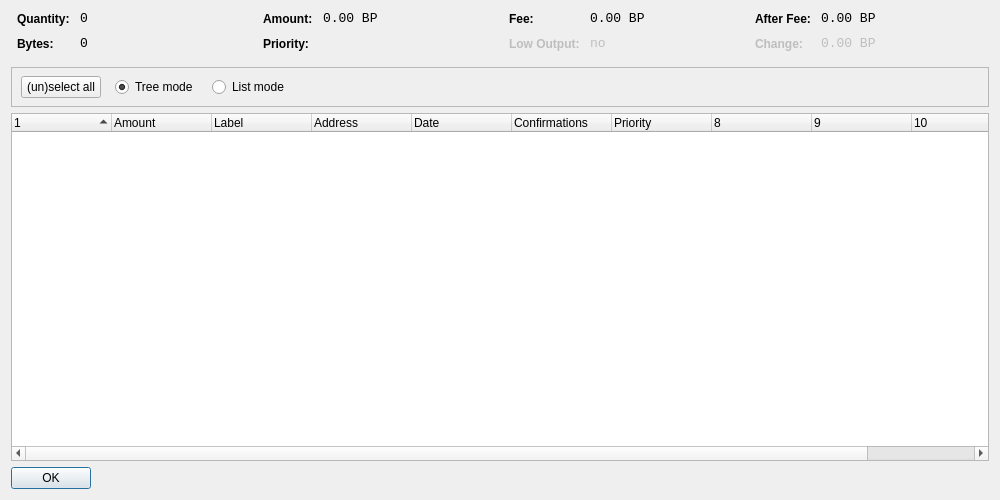
<?xml version="1.0" encoding="UTF-8"?>
<ui version="4.0">
 <class>CoinControlDialog</class>
 <widget class="QDialog" name="CoinControlDialog">
  <property name="geometry">
   <rect>
    <x>0</x>
    <y>0</y>
    <width>1000</width>
    <height>500</height>
   </rect>
  </property>
  <property name="windowTitle">
   <string>Coin Control</string>
  </property>
  <layout class="QVBoxLayout" name="verticalLayout">
   <item>
    <layout class="QHBoxLayout" name="horizontalLayoutTop" stretch="0,0,0,0">
     <property name="topMargin">
      <number>0</number>
     </property>
     <property name="bottomMargin">
      <number>10</number>
     </property>
     <item>
      <layout class="QFormLayout" name="formLayoutCoinControl1">
       <property name="horizontalSpacing">
        <number>10</number>
       </property>
       <property name="verticalSpacing">
        <number>10</number>
       </property>
       <property name="leftMargin">
        <number>6</number>
       </property>
       <property name="rightMargin">
        <number>6</number>
       </property>
       <item row="0" column="0">
        <widget class="QLabel" name="labelCoinControlQuantityText">
         <property name="styleSheet">
          <string notr="true">font-weight:bold;</string>
         </property>
         <property name="text">
          <string>Quantity:</string>
         </property>
        </widget>
       </item>
       <item row="0" column="1">
        <widget class="QLabel" name="labelCoinControlQuantity">
         <property name="font">
          <font>
           <family>Monospace</family>
           <pointsize>10</pointsize>
          </font>
         </property>
         <property name="cursor">
          <cursorShape>IBeamCursor</cursorShape>
         </property>
         <property name="contextMenuPolicy">
          <enum>Qt::ActionsContextMenu</enum>
         </property>
         <property name="text">
          <string notr="true">0</string>
         </property>
         <property name="textInteractionFlags">
          <set>Qt::LinksAccessibleByMouse|Qt::TextSelectableByKeyboard|Qt::TextSelectableByMouse</set>
         </property>
        </widget>
       </item>
       <item row="1" column="0">
        <widget class="QLabel" name="labelCoinControlBytesText">
         <property name="styleSheet">
          <string notr="true">font-weight:bold;</string>
         </property>
         <property name="text">
          <string>Bytes:</string>
         </property>
        </widget>
       </item>
       <item row="1" column="1">
        <widget class="QLabel" name="labelCoinControlBytes">
         <property name="font">
          <font>
           <family>Monospace</family>
           <pointsize>10</pointsize>
          </font>
         </property>
         <property name="cursor">
          <cursorShape>IBeamCursor</cursorShape>
         </property>
         <property name="contextMenuPolicy">
          <enum>Qt::ActionsContextMenu</enum>
         </property>
         <property name="text">
          <string notr="true">0</string>
         </property>
         <property name="textInteractionFlags">
          <set>Qt::LinksAccessibleByMouse|Qt::TextSelectableByKeyboard|Qt::TextSelectableByMouse</set>
         </property>
        </widget>
       </item>
      </layout>
     </item>
     <item>
      <layout class="QFormLayout" name="formLayoutCoinControl2">
       <property name="horizontalSpacing">
        <number>10</number>
       </property>
       <property name="verticalSpacing">
        <number>10</number>
       </property>
       <property name="leftMargin">
        <number>6</number>
       </property>
       <property name="rightMargin">
        <number>6</number>
       </property>
       <item row="0" column="0">
        <widget class="QLabel" name="labelCoinControlAmountText">
         <property name="styleSheet">
          <string notr="true">font-weight:bold;</string>
         </property>
         <property name="text">
          <string>Amount:</string>
         </property>
        </widget>
       </item>
       <item row="0" column="1">
        <widget class="QLabel" name="labelCoinControlAmount">
         <property name="font">
          <font>
           <family>Monospace</family>
           <pointsize>10</pointsize>
          </font>
         </property>
         <property name="cursor">
          <cursorShape>IBeamCursor</cursorShape>
         </property>
         <property name="contextMenuPolicy">
          <enum>Qt::ActionsContextMenu</enum>
         </property>
         <property name="text">
          <string notr="true">0.00 BP</string>
         </property>
         <property name="textInteractionFlags">
          <set>Qt::LinksAccessibleByMouse|Qt::TextSelectableByKeyboard|Qt::TextSelectableByMouse</set>
         </property>
        </widget>
       </item>
       <item row="1" column="0">
        <widget class="QLabel" name="labelCoinControlPriorityText">
         <property name="styleSheet">
          <string notr="true">font-weight:bold;</string>
         </property>
         <property name="text">
          <string>Priority:</string>
         </property>
        </widget>
       </item>
       <item row="1" column="1">
        <widget class="QLabel" name="labelCoinControlPriority">
         <property name="font">
          <font>
           <family>Monospace</family>
           <pointsize>10</pointsize>
          </font>
         </property>
         <property name="cursor">
          <cursorShape>IBeamCursor</cursorShape>
         </property>
         <property name="contextMenuPolicy">
          <enum>Qt::ActionsContextMenu</enum>
         </property>
         <property name="text">
          <string/>
         </property>
         <property name="textInteractionFlags">
          <set>Qt::LinksAccessibleByMouse|Qt::TextSelectableByKeyboard|Qt::TextSelectableByMouse</set>
         </property>
        </widget>
       </item>
      </layout>
     </item>
     <item>
      <layout class="QFormLayout" name="formLayoutCoinControl3">
       <property name="horizontalSpacing">
        <number>10</number>
       </property>
       <property name="verticalSpacing">
        <number>10</number>
       </property>
       <property name="leftMargin">
        <number>6</number>
       </property>
       <property name="rightMargin">
        <number>6</number>
       </property>
       <item row="0" column="0">
        <widget class="QLabel" name="labelCoinControlFeeText">
         <property name="styleSheet">
          <string notr="true">font-weight:bold;</string>
         </property>
         <property name="text">
          <string>Fee:</string>
         </property>
        </widget>
       </item>
       <item row="0" column="1">
        <widget class="QLabel" name="labelCoinControlFee">
         <property name="font">
          <font>
           <family>Monospace</family>
           <pointsize>10</pointsize>
          </font>
         </property>
         <property name="cursor">
          <cursorShape>IBeamCursor</cursorShape>
         </property>
         <property name="contextMenuPolicy">
          <enum>Qt::ActionsContextMenu</enum>
         </property>
         <property name="text">
          <string notr="true">0.00 BP</string>
         </property>
         <property name="textInteractionFlags">
          <set>Qt::LinksAccessibleByMouse|Qt::TextSelectableByKeyboard|Qt::TextSelectableByMouse</set>
         </property>
        </widget>
       </item>
       <item row="1" column="0">
        <widget class="QLabel" name="labelCoinControlLowOutputText">
         <property name="enabled">
          <bool>false</bool>
         </property>
         <property name="styleSheet">
          <string notr="true">font-weight:bold;</string>
         </property>
         <property name="text">
          <string>Low Output:</string>
         </property>
        </widget>
       </item>
       <item row="1" column="1">
        <widget class="QLabel" name="labelCoinControlLowOutput">
         <property name="enabled">
          <bool>false</bool>
         </property>
         <property name="font">
          <font>
           <family>Monospace</family>
           <pointsize>10</pointsize>
          </font>
         </property>
         <property name="cursor">
          <cursorShape>IBeamCursor</cursorShape>
         </property>
         <property name="contextMenuPolicy">
          <enum>Qt::ActionsContextMenu</enum>
         </property>
         <property name="text">
          <string notr="true">no</string>
         </property>
         <property name="textInteractionFlags">
          <set>Qt::LinksAccessibleByMouse|Qt::TextSelectableByKeyboard|Qt::TextSelectableByMouse</set>
         </property>
        </widget>
       </item>
      </layout>
     </item>
     <item>
      <layout class="QFormLayout" name="formLayoutCoinControl4">
       <property name="horizontalSpacing">
        <number>10</number>
       </property>
       <property name="verticalSpacing">
        <number>10</number>
       </property>
       <property name="leftMargin">
        <number>6</number>
       </property>
       <property name="rightMargin">
        <number>6</number>
       </property>
       <item row="0" column="0">
        <widget class="QLabel" name="labelCoinControlAfterFeeText">
         <property name="styleSheet">
          <string notr="true">font-weight:bold;</string>
         </property>
         <property name="text">
          <string>After Fee:</string>
         </property>
        </widget>
       </item>
       <item row="0" column="1">
        <widget class="QLabel" name="labelCoinControlAfterFee">
         <property name="font">
          <font>
           <family>Monospace</family>
           <pointsize>10</pointsize>
          </font>
         </property>
         <property name="cursor">
          <cursorShape>IBeamCursor</cursorShape>
         </property>
         <property name="contextMenuPolicy">
          <enum>Qt::ActionsContextMenu</enum>
         </property>
         <property name="text">
          <string notr="true">0.00 BP</string>
         </property>
         <property name="textInteractionFlags">
          <set>Qt::LinksAccessibleByMouse|Qt::TextSelectableByKeyboard|Qt::TextSelectableByMouse</set>
         </property>
        </widget>
       </item>
       <item row="1" column="0">
        <widget class="QLabel" name="labelCoinControlChangeText">
         <property name="enabled">
          <bool>false</bool>
         </property>
         <property name="styleSheet">
          <string notr="true">font-weight:bold;</string>
         </property>
         <property name="text">
          <string>Change:</string>
         </property>
        </widget>
       </item>
       <item row="1" column="1">
        <widget class="QLabel" name="labelCoinControlChange">
         <property name="enabled">
          <bool>false</bool>
         </property>
         <property name="font">
          <font>
           <family>Monospace</family>
           <pointsize>10</pointsize>
          </font>
         </property>
         <property name="cursor">
          <cursorShape>IBeamCursor</cursorShape>
         </property>
         <property name="contextMenuPolicy">
          <enum>Qt::ActionsContextMenu</enum>
         </property>
         <property name="text">
          <string notr="true">0.00 BP</string>
         </property>
         <property name="textInteractionFlags">
          <set>Qt::LinksAccessibleByMouse|Qt::TextSelectableByKeyboard|Qt::TextSelectableByMouse</set>
         </property>
        </widget>
       </item>
      </layout>
     </item>
    </layout>
   </item>
   <item>
    <widget class="QFrame" name="frame">
     <property name="minimumSize">
      <size>
       <width>0</width>
       <height>40</height>
      </size>
     </property>
     <property name="frameShape">
      <enum>QFrame::StyledPanel</enum>
     </property>
     <property name="frameShadow">
      <enum>QFrame::Sunken</enum>
     </property>
     <widget class="QWidget" name="horizontalLayoutWidget">
      <property name="geometry">
       <rect>
        <x>10</x>
        <y>0</y>
        <width>781</width>
        <height>41</height>
       </rect>
      </property>
      <layout class="QHBoxLayout" name="horizontalLayoutPanel" stretch="0,0,0,0,0">
       <property name="spacing">
        <number>14</number>
       </property>
       <item>
        <widget class="QPushButton" name="pushButtonSelectAll">
         <property name="sizePolicy">
          <sizepolicy hsizetype="Maximum" vsizetype="Fixed">
           <horstretch>0</horstretch>
           <verstretch>0</verstretch>
          </sizepolicy>
         </property>
         <property name="text">
          <string>(un)select all</string>
         </property>
        </widget>
       </item>
       <item>
        <widget class="QRadioButton" name="radioTreeMode">
         <property name="sizePolicy">
          <sizepolicy hsizetype="Maximum" vsizetype="Fixed">
           <horstretch>0</horstretch>
           <verstretch>0</verstretch>
          </sizepolicy>
         </property>
         <property name="text">
          <string>Tree mode</string>
         </property>
         <property name="checked">
          <bool>true</bool>
         </property>
        </widget>
       </item>
       <item>
        <widget class="QRadioButton" name="radioListMode">
         <property name="sizePolicy">
          <sizepolicy hsizetype="Maximum" vsizetype="Fixed">
           <horstretch>0</horstretch>
           <verstretch>0</verstretch>
          </sizepolicy>
         </property>
         <property name="text">
          <string>List mode</string>
         </property>
        </widget>
       </item>
       <item>
        <spacer name="horizontalSpacer">
         <property name="orientation">
          <enum>Qt::Horizontal</enum>
         </property>
         <property name="sizeHint" stdset="0">
          <size>
           <width>40</width>
           <height>20</height>
          </size>
         </property>
        </spacer>
       </item>
      </layout>
     </widget>
    </widget>
   </item>
   <item>
    <widget class="CoinControlTreeWidget" name="treeWidget">
     <property name="contextMenuPolicy">
      <enum>Qt::CustomContextMenu</enum>
     </property>
     <property name="sortingEnabled">
      <bool>false</bool>
     </property>
     <property name="columnCount">
      <number>11</number>
     </property>
     <attribute name="headerShowSortIndicator" stdset="0">
      <bool>true</bool>
     </attribute>
     <attribute name="headerStretchLastSection">
      <bool>false</bool>
     </attribute>
     <column>
      <property name="text">
       <string/>
      </property>
     </column>
     <column>
      <property name="text">
       <string>Amount</string>
      </property>
     </column>
     <column>
      <property name="text">
       <string>Label</string>
      </property>
     </column>
     <column>
      <property name="text">
       <string>Address</string>
      </property>
     </column>
     <column>
      <property name="text">
       <string>Date</string>
      </property>
     </column>
     <column>
      <property name="text">
       <string>Confirmations</string>
      </property>
      <property name="toolTip">
       <string>Confirmed</string>
      </property>
     </column>
     <column>
      <property name="text">
       <string>Priority</string>
      </property>
     </column>
     <column>
      <property name="text">
       <string/>
      </property>
     </column>
     <column>
      <property name="text">
       <string/>
      </property>
     </column>
     <column>
      <property name="text">
       <string/>
      </property>
     </column>
     <column>
      <property name="text">
       <string/>
      </property>
     </column>
    </widget>
   </item>
   <item>
    <widget class="QDialogButtonBox" name="buttonBox">
     <property name="sizePolicy">
      <sizepolicy hsizetype="Maximum" vsizetype="Fixed">
       <horstretch>0</horstretch>
       <verstretch>0</verstretch>
      </sizepolicy>
     </property>
     <property name="orientation">
      <enum>Qt::Horizontal</enum>
     </property>
     <property name="standardButtons">
      <set>QDialogButtonBox::Ok</set>
     </property>
    </widget>
   </item>
  </layout>
 </widget>
 <customwidgets>
  <customwidget>
   <class>CoinControlTreeWidget</class>
   <extends>QTreeWidget</extends>
   <header>coincontroltreewidget.h</header>
  </customwidget>
 </customwidgets>
 <resources/>
 <connections/>
</ui>
